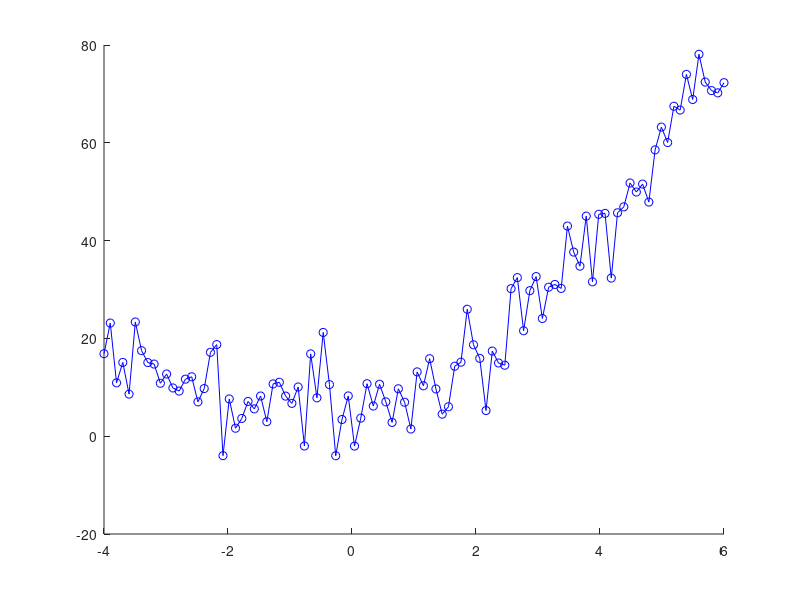

Write MATLAB code to recreate this figure.
function quadraticCurveRegression() 
    A = 1.6;
    B = 2.5;
    C = 6;
    x = linspace(-4,6,100)
    
    y = A .* (x.^2) + B .* x + C + (5 .* randn(1,100));
    
    figure;
    hold on
    plot(x,y,'bo-');
    
    
    
end